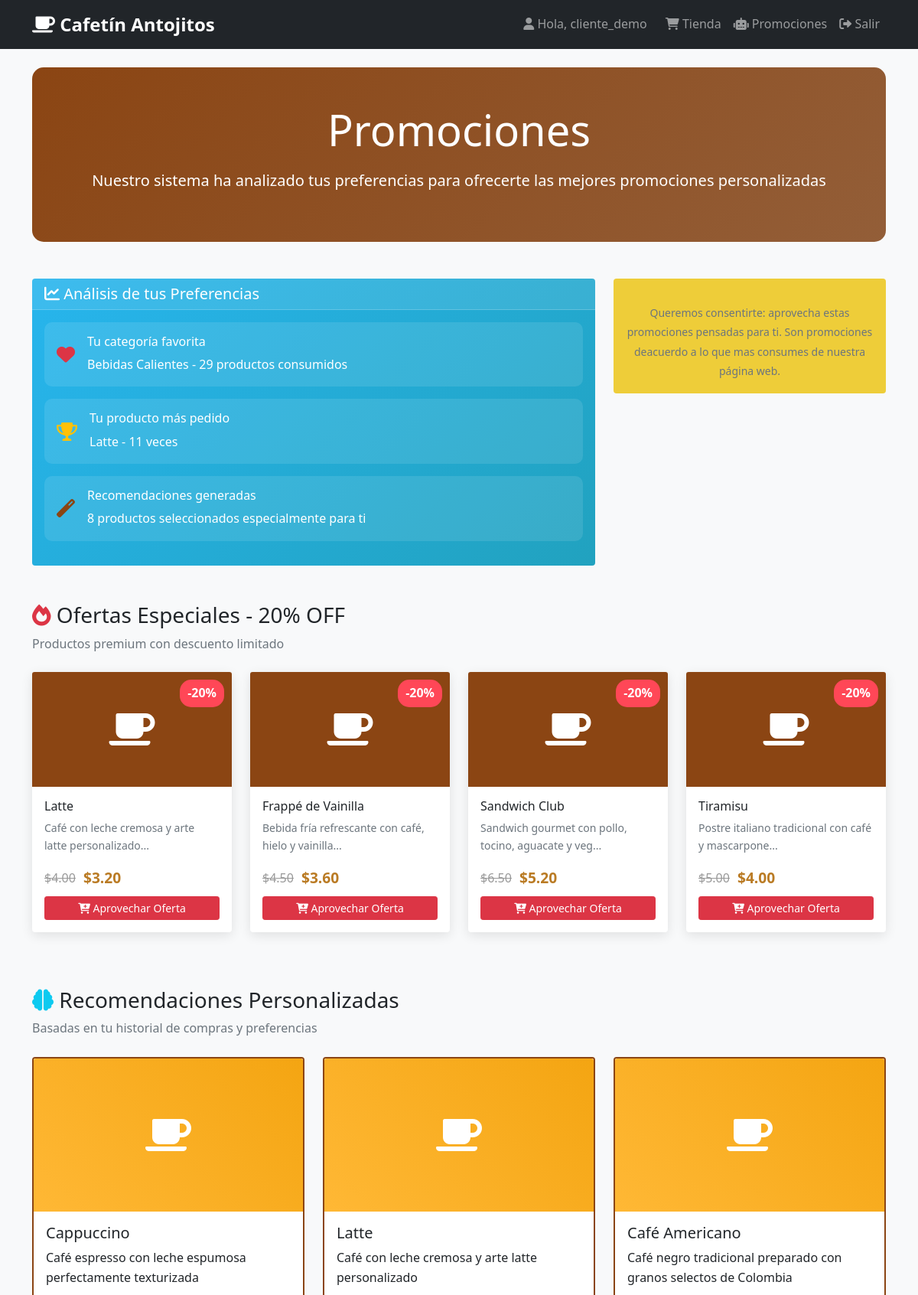
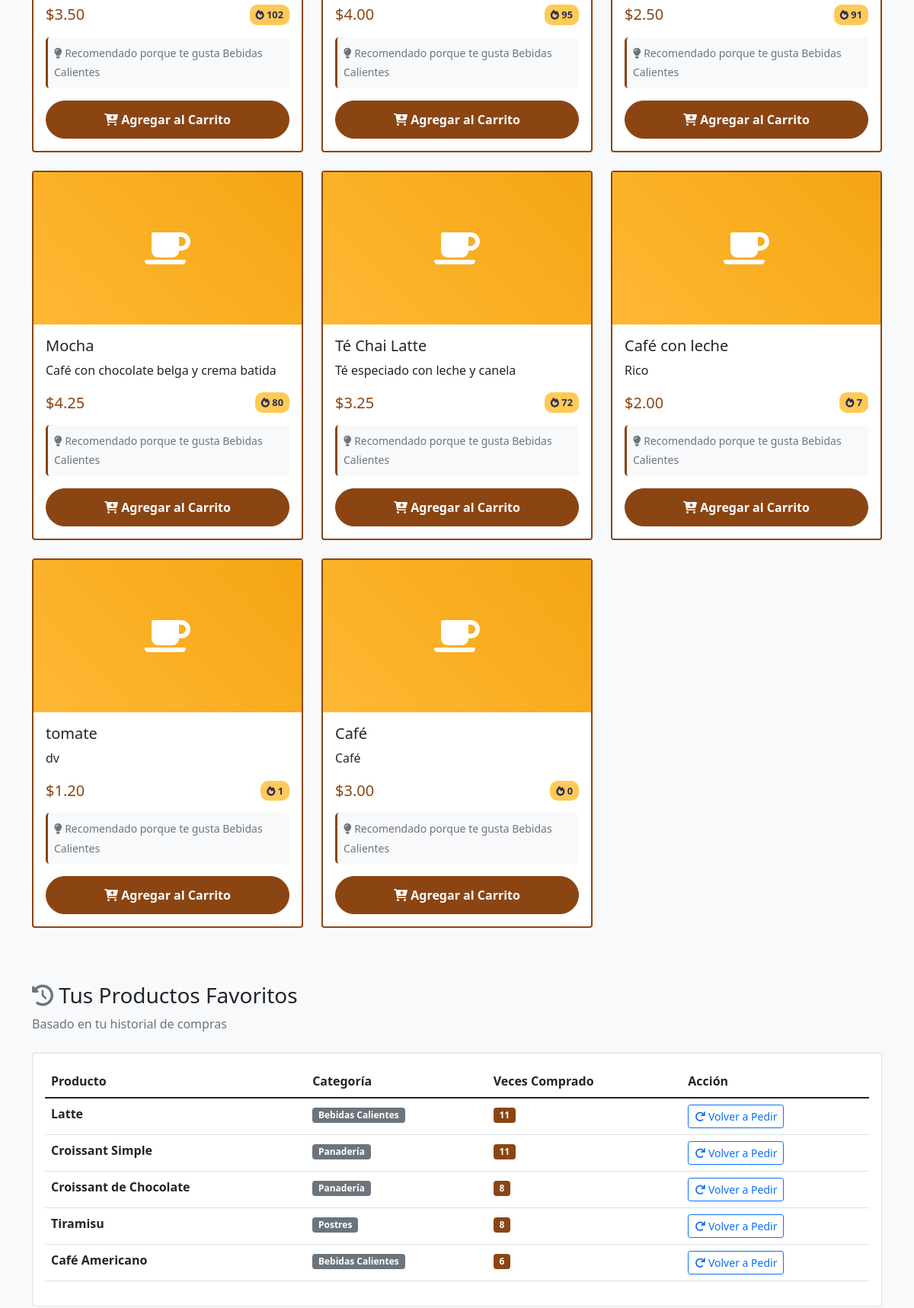
Page /promociones (signed in, upper part) on the committed database (2 pictures, top to bottom).
### tables this page shows
CREATE TABLE productos (
            id INTEGER PRIMARY KEY AUTOINCREMENT,
            nombre TEXT NOT NULL,
            descripcion TEXT,
            precio REAL NOT NULL,
            imagen TEXT,
            categoria TEXT,
            stock INTEGER DEFAULT 0,
            popularidad INTEGER DEFAULT 0,
            created_at TIMESTAMP DEFAULT CURRENT_TIMESTAMP
        );

### app.py (the view)
@app.route('/promociones')
def promociones():
    if 'user_id' not in session:
        flash('Debes iniciar sesión para ver las promociones', 'error')
        return redirect(url_for('index'))
    recomendaciones = get_user_recommendations(session['user_id'], limit=8)
    conn = get_db_connection()
    historial_usuario = conn.execute('''
        SELECT p.nombre, p.categoria, SUM(h.cantidad) as total_comprado
        FROM historial_compras h
        JOIN productos p ON h.producto_id = p.id
        WHERE h.user_id = ?
        GROUP BY p.id, p.nombre, p.categoria
        ORDER BY total_comprado DESC
        LIMIT 5
    ''', (session['user_id'],)).fetchall()
    categoria_favorita = conn.execute('''
        SELECT p.categoria, SUM(h.cantidad) as total
        FROM historial_compras h
        JOIN productos p ON h.producto_id = p.id
        WHERE h.user_id = ?
        GROUP BY p.categoria
        ORDER BY total DESC
        LIMIT 1
    ''', (session['user_id'],)).fetchone()
    ofertas_especiales = conn.execute('''
        SELECT *, ROUND(precio * 0.8, 2) as precio_oferta
        FROM productos
        WHERE stock > 0 AND popularidad > 80
        ORDER BY RANDOM()
        LIMIT 4
    ''').fetchall()
    conn.close()
    return render_template('promociones.html',
                         recomendaciones=recomendaciones,
                         historial_usuario=historial_usuario,
                         categoria_favorita=categoria_favorita,
                         ofertas_especiales=ofertas_especiales)

### app.py (called while the page is built)
def get_db_connection():
    conn = sqlite3.connect(DATABASE)
    conn.row_factory = sqlite3.Row
    return conn

### templates/promociones.html (shortened to what this page needs)
{% extends "base.html" %}
{% block content %}
<div class="container py-4">
    <div class="promociones-header text-center mb-5">
        <h1 class="display-4 mb-3">
            Promociones
        </h1>
        <p class="lead">
            Nuestro sistema ha analizado tus preferencias para ofrecerte las mejores promociones personalizadas
        </p>
    </div>
    <div class="row mb-5">
        <div class="col-md-8">
            <div class="card ai-insights">
                <div class="card-header">
                    <h5 class="mb-0">
                        <i class="fas fa-chart-line"></i> Análisis de tus Preferencias
                    </h5>
                </div>
                <div class="card-body">
                    {% if categoria_favorita %}
                    <div class="insight-item">
                        <div class="insight-icon">
                            <i class="fas fa-heart text-danger"></i>
                        </div>
                        <div class="insight-content">
                            <h6>Tu categoría favorita</h6>
                            <p class="mb-0">{{ categoria_favorita.categoria }} - {{ categoria_favorita.total }} productos consumidos</p>
                        </div>
                    </div>
                    {% endif %}
                    {% if historial_usuario %}
                    <div class="insight-item">
                        <div class="insight-icon">
                            <i class="fas fa-trophy text-warning"></i>
                        </div>
                        <div class="insight-content">
                            <h6>Tu producto más pedido</h6>
                            <p class="mb-0">{{ historial_usuario[0].nombre }} - {{ historial_usuario[0].total_comprado }} veces</p>
                        </div>
                    </div>
                    {% endif %}
                    <div class="insight-item">
                        <div class="insight-icon">
                            <i class="fas fa-magic text-primary"></i>
                        </div>
                        <div class="insight-content">
                            <h6>Recomendaciones generadas</h6>
                            <p class="mb-0">{{ recomendaciones|length }} productos seleccionados especialmente para ti</p>
                        </div>
                    </div>
                </div>
            </div>
        </div>
        <div class="col-md-4">
            <div class="card ai-score">
                <div class="card-body text-center">
                    <p class="mt-3 mb-0">
                        <small class="text-muted">
                            Queremos consentirte: aprovecha estas promociones pensadas para ti.
                            Son promociones deacuerdo a lo que mas consumes de nuestra página web.
                        </small>
                    </p>
                </div>
            </div>
        </div>
    </div>
    {% if ofertas_especiales %}
    <div class="section-header mb-4">
        <h3>
            <i class="fas fa-fire text-danger"></i>
            Ofertas Especiales - 20% OFF
        </h3>
        <p class="text-muted">Productos premium con descuento limitado</p>
    </div>
    <div class="row mb-5">
        {% for oferta in ofertas_especiales %}
        <div class="col-lg-3 col-md-6 mb-4">
            <div class="card oferta-card">
                <div class="oferta-badge">-20%</div>
                <div class="card-img-top oferta-image">
                    <i class="fas fa-coffee"></i>
                </div>
                <div class="card-body">
                    <h6 class="card-title">{{ oferta.nombre }}</h6>
                    <p class="card-text small text-muted">{{ oferta.descripcion[:50] }}...</p>
                    <div class="precio-oferta">
                        <span class="precio-original">${{ "%.2f"|format(oferta.precio) }}</span>
                        <span class="precio-descuento">${{ "%.2f"|format(oferta.precio_oferta) }}</span>
                    </div>
                    <button class="btn btn-danger btn-sm w-100 mt-2" onclick="addToCart({{ oferta.id }})">
                        <i class="fas fa-cart-plus"></i> Aprovechar Oferta
                    </button>
                </div>
            </div>
        </div>
        {% endfor %}
    </div>
    {% endif %}
    <div class="section-header mb-4">
        <h3>
            <i class="fas fa-brain text-info"></i>
            Recomendaciones Personalizadas
        </h3>
        <p class="text-muted">Basadas en tu historial de compras y preferencias</p>
    </div>
    {% if recomendaciones %}
    <div class="row mb-5">
        {% for producto in recomendaciones %}
        <div class="col-lg-4 col-md-6 mb-4">
            <div class="card recomendacion-card">
                <div class="card-img-top product-image">
                    <i class="fas fa-coffee"></i>
                </div>
                <div class="card-body">
                    <h5 class="card-title">{{ producto.nombre }}</h5>
                    <p class="card-text">{{ producto.descripcion }}</p>
                    <div class="d-flex justify-content-between align-items-center mb-3">
                        <span class="h5 text-primary mb-0">${{ "%.2f"|format(producto.precio) }}</span>
                        <div class="popularidad-badge">
                            <i class="fas fa-fire"></i> {{ producto.popularidad }}
                        </div>
                    </div>
                    <div class="recomendacion-reason mb-3">
                        <small class="text-muted">
                            <i class="fas fa-lightbulb"></i>
                            {% if categoria_favorita and producto.categoria == categoria_favorita.categoria %}
                                Recomendado porque te gusta {{ producto.categoria }}
                            {% else %}
                                Producto popular entre usuarios similares
                            {% endif %}
                        </small>
                    </div>
                    <button class="btn btn-primary w-100" onclick="addToCart({{ producto.id }})">
                        <i class="fas fa-cart-plus"></i> Agregar al Carrito
                    </button>
                </div>
            </div>
        </div>
        {% endfor %}
    </div>
    {% endif %}
    {% if historial_usuario %}
    <div class="section-header mb-4">
        <h3>
            <i class="fas fa-history text-secondary"></i>
            Tus Productos Favoritos
        </h3>
        <p class="text-muted">Basado en tu historial de compras</p>
    </div>
    <div class="row">
        <div class="col-12">
            <div class="card">
                <div class="card-body">
                    <div class="table-responsive">
                        <table class="table table-hover">
                            <thead>
                                <tr>
                                    <th>Producto</th>
                                    <th>Categoría</th>
                                    <th>Veces Comprado</th>
                                    <th>Acción</th>
                                </tr>
                            </thead>
                            <tbody>
                                {% for item in historial_usuario %}
                                <tr>
                                    <td>
                                        <strong>{{ item.nombre }}</strong>
                                    </td>
                                    <td>
                                        <span class="badge bg-secondary">{{ item.categoria }}</span>
                                    </td>
                                    <td>
                                        <span class="badge bg-primary">{{ item.total_comprado }}</span>
                                    </td>
                                    <td>
                                        <button class="btn btn-sm btn-outline-primary">
                                            <i class="fas fa-redo"></i> Volver a Pedir
                                        </button>
                                    </td>
                                </tr>
                                {% endfor %}
                            </tbody>
                        </table>
                    </div>
                </div>
            </div>
        </div>
    </div>
    {% endif %}
</div>
{% endblock %}

### static/style.css (style rules this page uses)
:root { --primary-color: #8b4513; --secondary-color: #d2691e; --accent-color: #f4a460; --dark-color: #2c1810; --light-color: #f5f5dc; --success-color: #28a745; --danger-color: #dc3545; --warning-color: #ffc107; --info-color: #17a2b8; }
* { box-sizing: border-box; }
body { font-family: "Segoe UI", Tahoma, Geneva, Verdana, sans-serif; background-color: #f8f9fa; line-height: 1.6; }
.product-image { height: 200px; background: linear-gradient(45deg, var(--primary-color), var(--secondary-color)); display: flex; align-items: center; justify-content: center; position: relative; }
.btn-primary { background-color: var(--primary-color); border-color: var(--primary-color); border-radius: 25px; padding: 0.75rem 2rem; font-weight: 600; transition: all 0.3s ease; }
.card { transition: all 0.3s ease; }
.text-primary { color: var(--primary-color) !important; }
.bg-primary { background-color: var(--primary-color) !important; }

### templates/promociones.html (style rules this page uses)
.promociones-header { background: linear-gradient(135deg, #8b4513 0%, #935e38 100%); color: white; padding: 3rem 2rem; border-radius: 15px; margin-bottom: 2rem; }
.ai-insights { background: linear-gradient(135deg, #27b5ed 0%, #21a2bf 100%); color: white; border: none; }
.ai-insights .card-header { background: rgba(255, 255, 255, 0.1); border-bottom: 1px solid rgba(255, 255, 255, 0.2); }
.insight-item { display: flex; align-items: center; margin-bottom: 1rem; padding: 1rem; background: rgba(255, 255, 255, 0.1); border-radius: 10px; }
.insight-icon { margin-right: 1rem; font-size: 1.5rem; }
.ai-score { background: linear-gradient(135deg, #eecd39 0%, #eecd39 100%); color: rgb(255, 255, 255); border: none; }
.oferta-card { position: relative; transition: transform 0.3s ease; border: none; box-shadow: 0 4px 15px rgba(0, 0, 0, 0.1); }
.oferta-badge { position: absolute; top: 10px; right: 10px; background: #ff4757; color: white; padding: 5px 10px; border-radius: 15px; font-weight: bold; z-index: 2; }
.oferta-image { height: 150px; background: linear-gradient(45deg, #8b4513 0%, #8b4513 100%); display: flex; align-items: center; justify-content: center; font-size: 3rem; color: white; }
.precio-oferta { display: flex; align-items: center; gap: 10px; }
.precio-original { text-decoration: line-through; color: #999; }
.precio-descuento { font-weight: bold; color: #ba7b24; font-size: 1.2rem; }
.recomendacion-card { position: relative; border: 2px solid transparent; background: linear-gradient(white, white) padding-box, linear-gradient(45deg, #8b4513, #8b4513) border-box; transition: all 0.3s ease; }
.popularidad-badge { background: #feca57; color: #2c2c54; padding: 3px 8px; border-radius: 10px; font-size: 0.8rem; font-weight: bold; }
.recomendacion-reason { background: #f8f9fa; padding: 8px; border-radius: 5px; border-left: 3px solid #8b4513; }
.section-header h3 { margin-bottom: 0.5rem; }
.product-image { height: 200px; background: linear-gradient(45deg, #ffb835, #f4a512); display: flex; align-items: center; justify-content: center; font-size: 3rem; color: white; }

### rows in the picture
productos: nombre "Latte", descripcion "Café con leche cremosa y arte latte personalizado", precio "4.00", precio_oferta "3.20", popularidad "95", categoria "Bebidas Calientes", total_comprado "11"
productos: nombre "Frappé de Vainilla", descripcion "Bebida fría refrescante con café, hielo y vainilla", precio "4.50", precio_oferta "3.60"
productos: nombre "Sandwich Club", descripcion "Sandwich gourmet con pollo, tocino, aguacate y veg", precio "6.50", precio_oferta "5.20"
productos: nombre "Tiramisu", descripcion "Postre italiano tradicional con café y mascarpone", precio "5.00", precio_oferta "4.00", categoria "Postres", total_comprado "8"
productos: nombre "Cappuccino", descripcion "Café espresso con leche espumosa perfectamente texturizada", precio "3.50", popularidad "102", categoria "Bebidas Calientes"
productos: nombre "Café Americano", descripcion "Café negro tradicional preparado con granos selectos de Colombia", precio "2.50", popularidad "91", categoria "Bebidas Calientes", total_comprado "6"
productos: nombre "Mocha", descripcion "Café con chocolate belga y crema batida", precio "4.25", popularidad "80", categoria "Bebidas Calientes"
productos: nombre "Té Chai Latte", descripcion "Té especiado con leche y canela", precio "3.25", popularidad "72", categoria "Bebidas Calientes"
productos: nombre "Café con leche", descripcion "Rico", precio "2.00", popularidad "7", categoria "Bebidas Calientes"
productos: nombre "tomate", descripcion "dv", precio "1.20", popularidad "1", categoria "Bebidas Calientes"
productos: nombre "Café", descripcion "Café", precio "3.00", popularidad "0", categoria "Bebidas Calientes"
productos: nombre "Croissant Simple", categoria "Panadería", total_comprado "11"
productos: nombre "Croissant de Chocolate", categoria "Panadería", total_comprado "8"

### other values in the picture
{{ session.username }} "cliente_demo"
{{ categoria_favorita.categoria }} "Bebidas Calientes"
{{ categoria_favorita.total }} "29"
{{ historial_usuario[0].total_comprado }} "11"
{{ recomendaciones|length }} "8"
